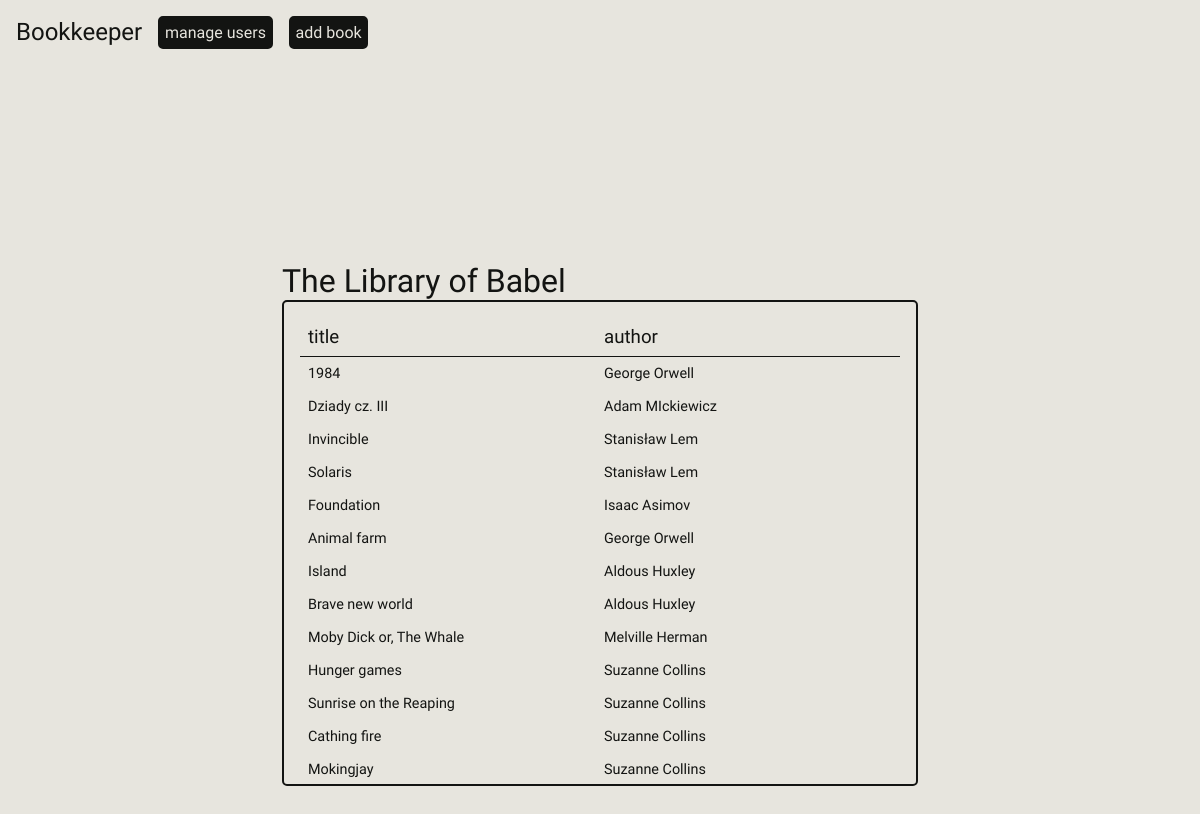
The app's page /library/1, older data.
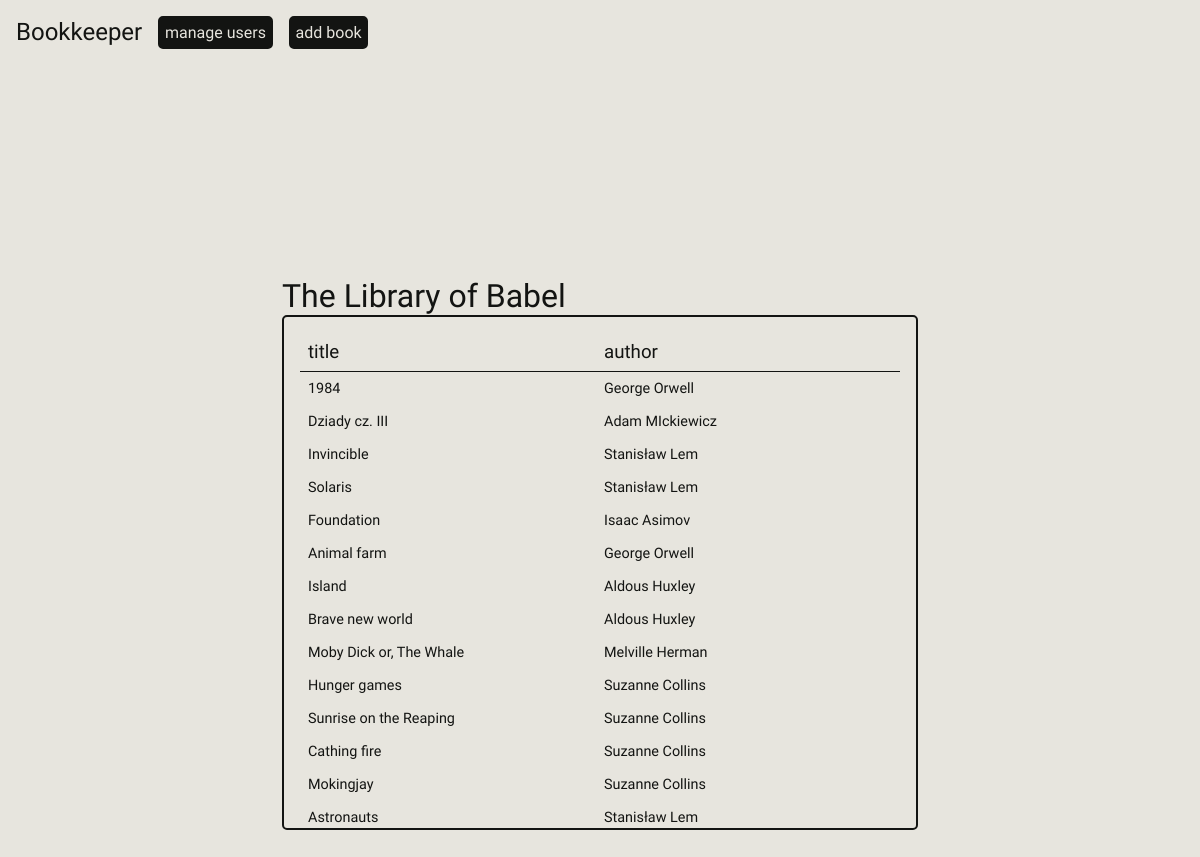
The same page, newer data.
### bookkeeper/database/models.py (models this page shows, shortened)
class Base(DeclarativeBase):
    id      = Column(Integer, primary_key = True)

class LibrarySchema(Base):
    __tablename__ = "libraries"
    name = Column(String, nullable = False)
    user_id = Column(Integer, ForeignKey("users.id"), nullable = False)
    user   = relationship("UserSchema", back_populates = "libraries")
    books  = relationship("BookSchema", back_populates = "library")

class BookSchema(Base):
    __tablename__ = "books"
    title   = Column(String, nullable  = False)
    edition = Column(Integer, nullable = True)
    status  = Column(Integer, nullable  = False)
    author_id  = Column(Integer, ForeignKey("authors.id"), nullable = False)
    held_by    = Column(Integer, ForeignKey("users.id"), nullable = True)
    library_id = Column(Integer, ForeignKey("libraries.id"), nullable = False)
    user    = relationship("UserSchema", back_populates = "books")
    author  = relationship("AuthorSchema", back_populates = "books")
    library = relationship("LibrarySchema", back_populates = "books")

class AuthorSchema(Base):
    __tablename__ = 'authors'
    name    = Column(String, nullable = False)
    surname = Column(String, nullable = True)
    books = relationship("BookSchema", back_populates = "author")

### bookkeeper/database/DTO.py (called while the page is built)
    def from_db(author: AuthorSchema):
        return Author(author.name, author.surname, author.id)

    def from_db(user: UserSchema):
        if user: return User(user.name, user.surname, user.id)

    def from_db(library: LibrarySchema):
        return Library(library.name, owned_by=User.from_db(library.user).id, id = library.id, owner = User.from_db(library.user))

    def from_db(book: BookSchema):
        return Book(
            title = book.title,
            author_id = book.author.id,
            edition = book.edition,
            status = book.status,
            library = Library.from_db(book.library),
            library_id=book.library.id,
            used_by = User.from_db(book.user),
            id = book.id,
            author = Author.from_db(book.author)
        )

### bookkeeper/database/database.py (called while the page is built)
    def __iter__(self):
        if self.message == DBMessage.OBJECT_LIST:
            return self.value.__iter__()
        else: ValueError("this response is not iterable")

    def get_library_by_id(self, id):
        session = Session(bind = self.engine)
        resp = DBResponse(DBMessage.OBJECT , Library.from_db(session.query(LibrarySchema).where(LibrarySchema.id == id).first()))
        session.close()
        return resp

    def get_books_by_library(self, library_id : int) -> DBResponse:
        session =  Session(bind = self.engine)
        resp =  DBResponse(DBMessage.OBJECT_LIST, [Book.from_db(obj) for obj in session.query(LibrarySchema).where(LibrarySchema.id == library_id).first().books])
        session.close()
        return resp

### bookkeeper/desktop/__init__.py (called while the page is built)
    def __call__(self, **kwargs):
        return self.action(**kwargs, **self.kwargs)

### bookkeeper/desktop/utils.py (called while the page is built)
def render_page(template, **kwargs):
    mode = get_setting("mode", "light")
    return render_template(template, mode= mode, **kwargs)

### bookkeeper/desktop/views.py (called while the page is built)
def library(id: int, db : Database):
    library = library = db.get_library_by_id(id)
    return render_page("library.html", library = db.get_library_by_id(id).value, books = db.get_books_by_library(id))

### bookkeeper/desktop/templates/library.html
{% extends "base.html" %}
{% block head %}
<link rel="stylesheet" href="{{ url_for('static', filename='css/library.css') }}">
{% endblock %}
{% block add_to_nav %}
<a href="/add-book/{{library.id}}">add book</a>
{% endblock %}
{% block body %}
<div class="content">
    <h1>{{library.name}}</h1>
    <div class = "book-wrap">
        <div class = "header">
            <h3>title</h3>
            <h3>author</h3>
        </div>
            {% for book in books %}
            <div class = "row">
                <p>{{book.title}}</p>
                <p>{{book.author.name}} {{book.author.surname}}</p>
            </div>
            {% endfor %}
    </div>
</div>
{% endblock %}

### bookkeeper/desktop/templates/base.html (shortened to what this page needs)
<!DOCTYPE html>
<html lang="en">
<head>
<link rel="stylesheet" href="{{ url_for('static', filename='css/global.css') }}">
{% block head %}{% endblock %}
</head>
<body class = "{{mode}}">
    {% block nav %}
    <nav>
        <h1><a class="home" href = "/home">Bookkeeper</a></h1>
        <a  href="/manage-users">manage users</a>
        {% block add_to_nav %}
        {% endblock %}
    </nav>
    {% endblock %}
    {% block body %}{% endblock %}
</body>
</html>

### bookkeeper/desktop/static/css/global.css (style rules this page uses)
* { padding: 0; margin: 0; font-family: "MedievalSharp", cursive; font-weight: 400; font-style: normal; }
.light { --background-color: #e7e5de; --text-color: #131412; --input-background-color: #d8d7d2; }
body { background-color: var(--background-color); color: var(--text-color) }
nav { position: fixed; top:0; left:0; padding: 1rem; display: flex; align-items: left; justify-content: center; gap:1rem; }
nav h1 { display: flex; align-items: center; }
nav a { text-decoration: none; padding: .3rem; background-color: var(--text-color); color: var(--background-color); border: 2px solid var(--text-color); border-radius: 5px; transition: .1s; text-align: center; }
nav .home { background-color: transparent; padding: 0; border: 0px; color: var(--text-color); }

### bookkeeper/desktop/static/css/library.css (style rules this page uses)
body { width: 100vw; height: 100vh; display: flex; justify-content: center; align-items: center; }
.content { display: flex; flex-direction: column; max-height: 50vh; }
.book-wrap { border: 2px solid var(--text-color); min-width: 50vw; max-width: 90vw; overflow-y: scroll; padding: 1rem; border-radius: 5px; }
.header { border-bottom: 1px solid var(--text-color); padding: .5rem; display: grid; grid-template-columns: 1fr 1fr; gap:.5rem; }
.row { font-size: 90%; padding: .5rem; display: grid; grid-template-columns: 1fr 1fr; transition: .1s; gap:.5rem; }
p { overflow: hidden; white-space:nowrap; text-overflow: ellipsis; }

Row changes from the older to the newer data that the page shows:
added BookSchema: title "Astronauts", author.name "Stanisław", author.surname "Lem"
